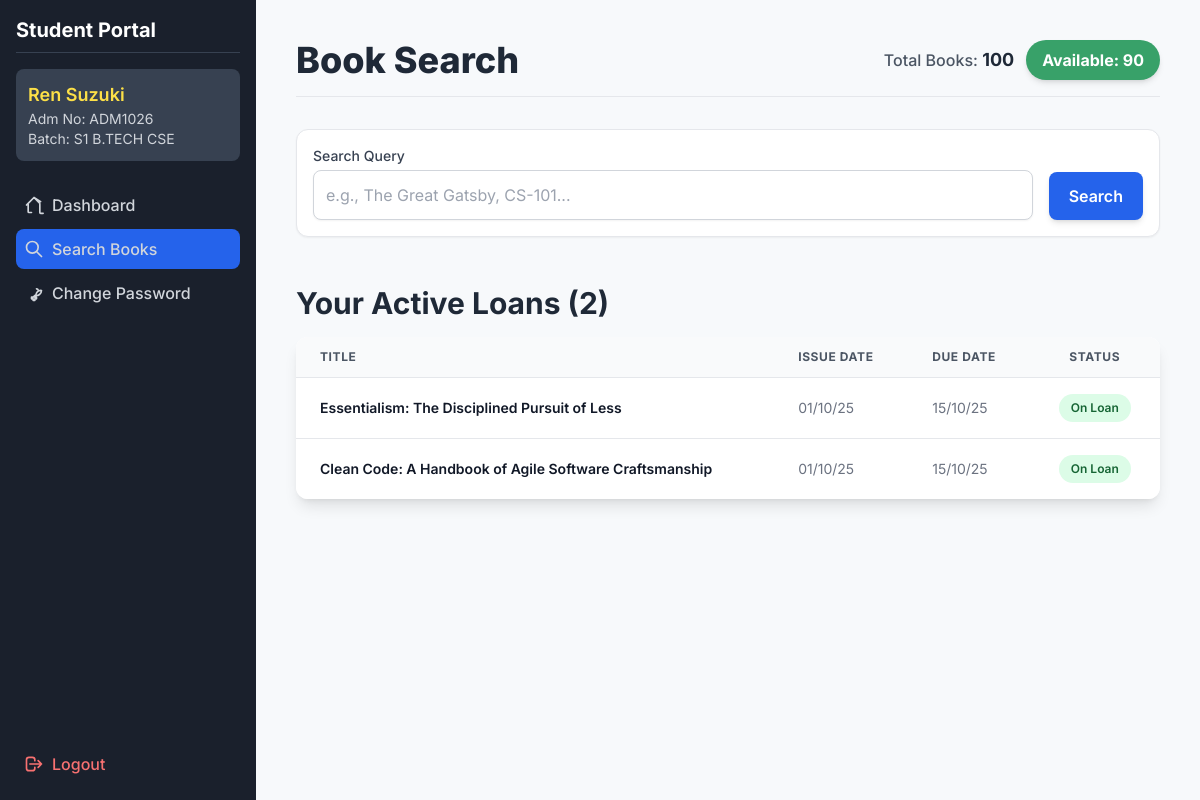
The app's page /student_search_books (signed in) with its own data.
### tables this page shows
CREATE TABLE students (
                            id INTEGER PRIMARY KEY AUTOINCREMENT,
                            admission_no TEXT UNIQUE NOT NULL,
                            name TEXT NOT NULL,
                            batch TEXT NOT NULL
                        );

CREATE TABLE transactions (
                            id INTEGER PRIMARY KEY AUTOINCREMENT,
                            book_id INTEGER, 
                            student_id INTEGER, 
                            issue_date TEXT NOT NULL,
                            due_date TEXT NOT NULL,  
                            return_date TEXT,
                            FOREIGN KEY(book_id) REFERENCES books(id) ON DELETE SET NULL,
                            FOREIGN KEY(student_id) REFERENCES students(id) ON DELETE SET NULL
                        );

### app.py (the view, shortened to what this page needs)
@app.route("/student_search_books", methods=["GET", "POST"])
@student_login_required
def student_search_books():
    student_adm_no = session.get('student_adm_no')
    results = []
    query = ""
    active_loans = [] # Initialize active_loans list
    with get_connection() as conn:
        student_info = conn.execute("SELECT name, batch FROM students WHERE admission_no=?", (student_adm_no,)).fetchone()
        availability = conn.execute("""
            SELECT SUM(CASE WHEN available = 1 THEN 1 ELSE 0 END) AS available_count,
                   COUNT(id) AS total_count
            FROM books
        """).fetchone()
        active_loans = conn.execute("""
            SELECT t.id, t.issue_date, t.due_date,
                   COALESCE(b.name, '[DELETED BOOK]') AS book_name,
                   COALESCE(b.custom_id, '-') AS custom_id,
                   t.due_date < date('now') AS is_overdue
            FROM transactions t
            JOIN students s ON t.student_id = s.id
            LEFT JOIN books b ON t.book_id = b.id
            WHERE s.admission_no = ? AND t.return_date IS NULL
            ORDER BY t.due_date ASC
        """, (student_adm_no,)).fetchall()
    return render_template("student_search_results.html",
                           results=results,
                           search_query=query,
                           student_info=student_info,
                           availability=availability,
                           active_loans=active_loans) # <-- ADDED

### app.py (called while the page is built)
@app.template_filter('dateformat')
def dateformat(value, format='%d/%m/%y'):
    if value is None:
        return "-"
    try:
        date_obj = datetime.datetime.strptime(value, '%Y-%m-%d')
        return date_obj.strftime(format)
    except (ValueError, TypeError):
        return value

def get_connection():
    return SQLiteContext(DB_NAME)

def student_login_required(f):
    @wraps(f)
    def decorated_function(*args, **kwargs):
        if not session.get('student_logged_in'):
            flash('Please log in to access the student portal.', 'danger')
            return redirect(url_for('student_login'))
        return f(*args, **kwargs)
    return decorated_function

@app.context_processor
def inject_pending_count():
    with get_connection() as conn:
        try:
            count = conn.execute("SELECT COUNT(id) FROM students_auth WHERE is_approved = 0").fetchone()[0]
            return dict(pending_count=count)
        except:
            return dict(pending_count=0)

    def __enter__(self):
        self.conn = sqlite3.connect(self.db_name)
        self.conn.row_factory = sqlite3.Row
        self.conn.execute('PRAGMA foreign_keys = ON;')
        return self.conn

    def __exit__(self, exc_type, exc_val, exc_tb):
        if exc_type is None and self.conn:
            self.conn.commit()
        if self.conn:
            self.conn.close()
        return False

### templates/student_search_results.html (shortened to what this page needs)
<!DOCTYPE html>
<html lang="en">
<head>
    <script src="https://cdn.tailwindcss.com"></script>
</head>
<body class="min-h-screen">
    <div class="md:flex">
        <div class="sidebar w-full md:w-64 p-4 flex-shrink-0 md:flex md:flex-col md:h-screen md:sticky md:top-0">
            <div class="flex-grow">
                <h2 class="text-xl font-bold text-white mb-4 border-b border-gray-700 pb-2">Student Portal</h2>
                {% if student_info %}
                <div class="text-gray-300 mb-6 p-3 bg-gray-700 rounded-lg">
                    <p class="font-semibold text-lg text-yellow-300">{{ student_info.name }}</p>
                    <p class="text-sm">Adm No: {{ session.student_adm_no }}</p>
                    <p class="text-sm">Batch: {{ student_info.batch }}</p>
                </div>
                {% endif %}
                <nav class="flex flex-col space-y-1">
                    <a href="{{ url_for('student_dashboard') }}" class="nav-link flex items-center p-2 rounded-lg text-gray-300 font-medium">
                        <svg class="w-5 h-5 mr-2" fill="none" stroke="currentColor" viewBox="0 0 24 24"><path stroke-linecap="round" stroke-linejoin="round" stroke-width="2" d="M3 12l2-2m0 0l7-7 7 7M5 10v10a1 1 0 001 1h3m10-10v10a1 1 0 001 1h3m-3-14L12 3l-7 7"></path></svg>
                        Dashboard
                    </a>
                    <a href="{{ url_for('student_search_books') }}" class="nav-link-active bg-blue-600 flex items-center p-2 rounded-lg text-gray-300 font-medium">
                        <svg class="w-5 h-5 mr-2" fill="none" stroke="currentColor" viewBox="0 0 24 24"><path stroke-linecap="round" stroke-linejoin="round" stroke-width="2" d="M21 21l-6-6m2-5a7 7 0 11-14 0 7 7 0 0114 0z"></path></svg>
                        Search Books
                    </a>
                    <a href="{{ url_for('student_change_password') }}" class="nav-link flex items-center p-2 rounded-lg text-gray-300 font-medium">
                        <svg class="w-5 h-5 mr-2" fill="none" stroke="currentColor" viewBox="0 0 24 24"><path stroke-linecap="round" stroke-linejoin="round" stroke-width="2" d="M15 7a2 2 0 012 2m4 0a6 6 0 01-7.743 5.743L11 17H9v2h2v2h2v-2h2v-2h-2l1.257-1.257A6 6 0 0121 9z"></path></svg>
                        Change Password
                    </a>
                </nav>
            </div>
            <div class="flex-shrink-0">
                <a href="{{ url_for('student_logout') }}" class="nav-link flex items-center p-2 rounded-lg text-red-400 font-medium">
                    <svg class="w-5 h-5 mr-2" fill="none" stroke="currentColor" viewBox="0 0 24 24"><path stroke-linecap="round" stroke-linejoin="round" stroke-width="2" d="M17 16l4-4m0 0l-4-4m4 4H7m6 4v1a3 3 0 01-3 3H6a3 3 0 01-3-3V7a3 3 0 013-3h4a3 3 0 013 3v1"></path></svg>
                    Logout
                </a>
            </div>
        </div>
        <main class="flex-grow p-10">
            <header class="mb-6 md:mb-8 flex flex-col md:flex-row justify-between items-start md:items-center pb-4 border-b border-gray-200">
                <h1 class="text-3xl sm:text-4xl font-extrabold text-gray-800 mb-2 md:mb-0">Book Search</h1>
                {% if availability %}
                <div class="flex flex-wrap gap-3 items-center">
                    <span class="text-gray-600 font-medium">Total Books: <span class="text-lg font-bold text-gray-800">{{ availability.total_count }}</span></span>
                    <span class="px-4 py-2 rounded-full status-badge-available text-base font-bold shadow-md">Available: {{ availability.available_count }}</span>
                </div>
                {% endif %}
            </header>
            <div class="mb-6 bg-white p-4 rounded-xl shadow-sm border border-gray-200">
                <form method="POST" action="{{ url_for('student_search_books') }}">
                    <label for="query" class="block text-sm font-medium text-gray-700 mb-1">Search Query</label>
                    <div class="flex flex-wrap items-end gap-x-4 gap-y-2">
                        <input type="text" name="query" id="query" value="{{ search_query or '' }}" class="flex-grow p-3 border border-gray-300 rounded-lg focus:ring-blue-500 focus:border-blue-500 text-gray-700 shadow-sm w-full sm:w-auto" placeholder="e.g., The Great Gatsby, CS-101...">
                        <button type="submit" class="w-full sm:w-auto px-5 py-3 bg-blue-600 text-white font-semibold rounded-lg shadow-md hover:bg-blue-700 transition duration-150">Search</button>
                    </div>
                </form>
            </div>
            <div class="mt-12">
                <h2 class="text-3xl font-bold text-gray-800 mb-4">Your Active Loans ({{ active_loans|length }})</h2>
                {% if active_loans %}
                    <div class="overflow-x-auto bg-white rounded-xl shadow-lg">
                        <table class="min-w-full divide-y divide-gray-200">
                            <thead class="bg-gray-50">
                                <tr>
                                    <th class="px-6 py-3 text-left text-xs font-bold text-gray-600 uppercase tracking-wider">Title</th>
                                    <th class="px-6 py-3 text-left text-xs font-bold text-gray-600 uppercase tracking-wider">Issue Date</th>
                                    <th class="px-6 py-3 text-left text-xs font-bold text-gray-600 uppercase tracking-wider">Due Date</th>
                                    <th class="px-6 py-3 text-center text-xs font-bold text-gray-600 uppercase tracking-wider">Status</th>
                                </tr>
                            </thead>
                            <tbody class="bg-white divide-y divide-gray-200">
                                {% for loan in active_loans %}
                                <tr class="hover:bg-gray-50 transition">
                                    <td class="px-6 py-4 text-sm font-semibold text-gray-900">{{ loan.book_name }}</td>
                                    <td class="px-6 py-4 whitespace-nowrap text-sm text-gray-500">{{ loan.issue_date | dateformat }}</td>
                                    <td class="px-6 py-4 whitespace-nowrap text-sm {{ 'text-red-600 font-bold' if loan.is_overdue else 'text-gray-500' }}">{{ loan.due_date | dateformat }}</td>
                                    <td class="px-6 py-4 whitespace-nowrap text-center text-sm">
                                        {% if loan.is_overdue %}
                                            <span class="px-3 py-1 inline-flex text-xs leading-5 font-semibold rounded-full bg-red-100 text-red-800">OVERDUE</span>
                                        {% else %}
                                            <span class="px-3 py-1 inline-flex text-xs leading-5 font-semibold rounded-full bg-green-100 text-green-800">On Loan</span>
                                        {% endif %}
                                    </td>
                                </tr>
                                {% endfor %}
                            </tbody>
                        </table>
                    </div>
                {% else %}
                    <div class="p-6 bg-green-50 border border-green-200 text-green-800 rounded-xl text-center shadow-inner">
                        <p class="font-semibold">You have no active loans.</p>
                    </div>
                {% endif %}
            </div>
        </main>
    </div>
</body>
</html>

### templates/student_search_results.html (style rules this page uses)
body { font-family: 'Inter', sans-serif; background-color: #f7f9fb; }
.sidebar { background-color: #1a202c; }
.nav-link { transition: background-color 0.2s, color 0.2s; }
.nav-link:hover, .nav-link-active { background-color: #2d3748; }
.status-badge-available { background-color: #38a169; color: white; }

### records on screen
students: name "Ren Suzuki", student_adm_no "ADM1026", batch "S1 B.TECH CSE"
transactions: book_name "Essentialism: The Disciplined Pursuit of Less", issue_date "01/10/25", due_date "15/10/25"
transactions: book_name "Clean Code: A Handbook of Agile Software Craftsmanship", issue_date "01/10/25", due_date "15/10/25"

### other values on screen
{{ availability.total_count }} "100"
{{ availability.available_count }} "90"
{{ active_loans|length }} "2"
